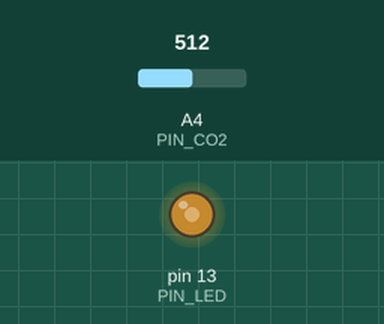
Recording of a sketch running on a simulated Arduino Uno, built with avr-gcc and run on an emulated ATmega328P. Parts: output pins drawn as LEDs (lit = HIGH). The inputs (shaded band) are chosen by the test bench; at power-on: A4 (PIN_CO2) = 512. What the sketch prints to the serial monitor is not drawn.

Above: at 1.2 s.
1.3 s: A4 (PIN_CO2) set to 109
2.8 s: A4 (PIN_CO2) set to 93
Timing chart, 0 to 11.8 s (numbered marks = the images above; inputs shaded):
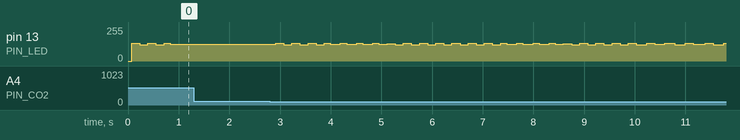

The sketch:

simple_analog_reader.ino
```cpp
#include <Messenger.h>
#include <limits.h>
#define PIN_LED 13
#define PIN_CO2 A4

bool blinkled = false;

unsigned long LastUpdateMicrosecs=0;
unsigned long LastUpdateMillisecs=0;
unsigned long CurrentMicrosecs=0;
unsigned long MicrosecsSinceLastUpdate=0;
float SecondsSinceLastUpdate=0;
unsigned long elapsedTimeMicros = 0;

float co2 = 0.0;

//-=-=-=-=-=-=-=-=-=-=-=-=-=-=-=-=-=-=-=-=-=-=-=-=-=-=-=-=-=-=-=-=


//Begin Program code
Messenger messengerHandler = Messenger();

// ================================================================
// ===               Serial Reading Function                    ===
// ================================================================
void readFromSerial(){
   while(Serial.available() > 0){
       int data = Serial.read();
       messengerHandler.process(data);
    }
}

void Reset(){
  //digitalWrite(GREEN_LED,HIGH);
  delay(1000);
  //digitalWrite(RESET_PIN,LOW);
  //digitalWrite(GREEN_LED,LOW);
}

// ================================================================
// ===               TIME UPDATE FUNCTION                       ===
// ================================================================
void updateTime(){
  CurrentMicrosecs = micros();
  LastUpdateMillisecs = millis();
  MicrosecsSinceLastUpdate = CurrentMicrosecs - LastUpdateMicrosecs;
  if (MicrosecsSinceLastUpdate < 0)
    {
    MicrosecsSinceLastUpdate = INT_MIN - LastUpdateMicrosecs + CurrentMicrosecs;
    }
  LastUpdateMicrosecs = CurrentMicrosecs;
  SecondsSinceLastUpdate = MicrosecsSinceLastUpdate / 1000000.0;

  Serial.print("t");
  Serial.print("\t");
  Serial.print(LastUpdateMicrosecs);
  Serial.print("\t");
  Serial.print(SecondsSinceLastUpdate);
  Serial.print("\n");
}


///////////////////////////////////////////////////////////////////////////////////////////////////////////////////////////////////////////////////////////////////////////////////////
//OnMssg Complete function definition
void onMessageCompleted(){
  char reset[] = "r";
  char set_speed[] = "s";
  if(messengerHandler.checkString(reset)){
     Serial.println("Reset Done");
     Reset();
  }
  if(messengerHandler.checkString(set_speed)){
     //This will set the servos angle
  }
}
void updateData(){
  Serial.print('e');
  Serial.print("\t");

  Serial.print(co2);
  Serial.print("\n");
}

void setup(){
  Serial.begin(115200);

  messengerHandler.attach(onMessageCompleted);

  //PORTC = (1 << PORTC4) | (1 << PORTC5); //Enable pull-ups
  delay(5); //Init procedure calls for a 5ms delay after power-on

  pinMode(PIN_LED,OUTPUT);
  pinMode(PIN_CO2,INPUT);
}

void loop(){
  readFromSerial();
  updateTime();
  //co2 = map(analogRead(PIN_CO2),0,1023,0,100);
    co2 = analogRead(PIN_CO2);


  updateData();//send data to computer
  blinkled = !blinkled;
  digitalWrite(PIN_LED,blinkled);
  delay(5);

}
```

Measured:
- after the input at 2.8 s, pin 13 (PIN_LED): 127/255 → 133/255 after 0.11 s, → 122/255 0.16 s later, → 133/255 0.16 s later, → 122/255 0.16 s later, … (55 changes in this stretch)
